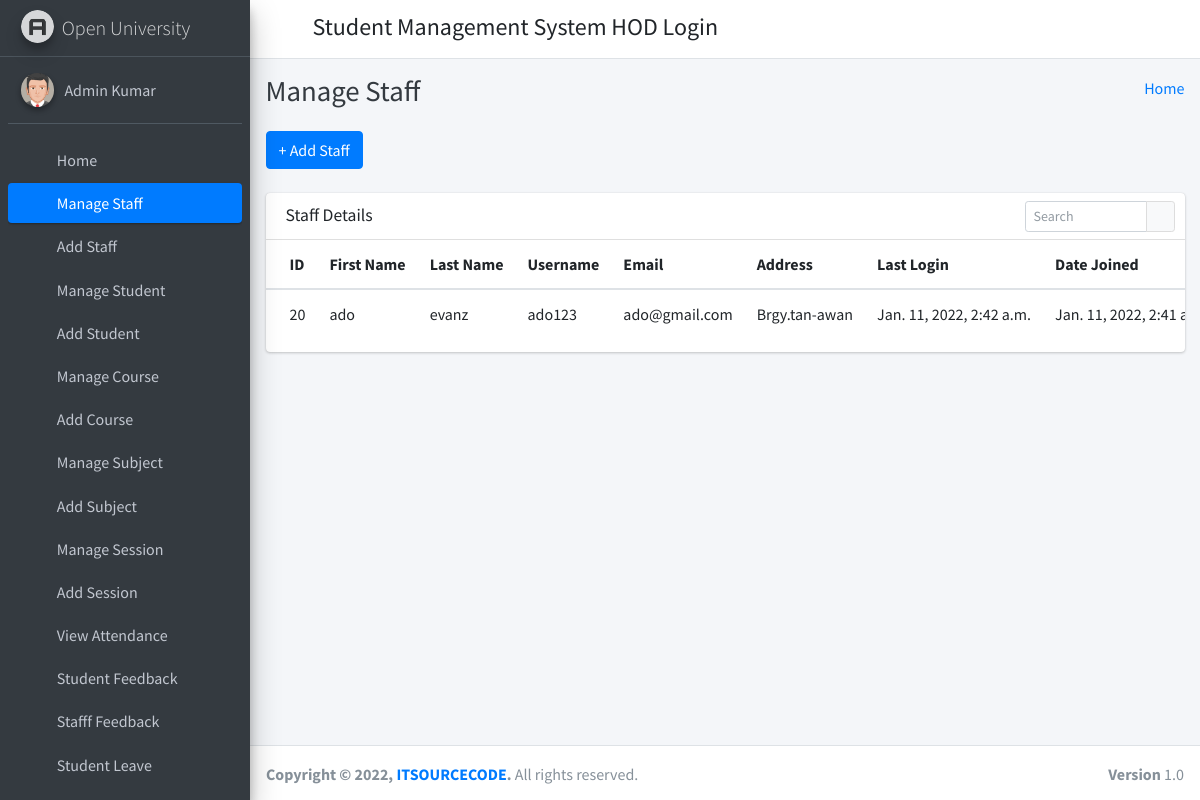
The app's page /manage_staff/ (signed in) with its own data.
### student_management_app/models.py (models this page shows)
class CustomUser(AbstractUser):
    user_type_data = ((1, "HOD"), (2, "Staff"), (3, "Student"))
    user_type = models.CharField(default=1, choices=user_type_data, max_length=10)

class Staffs(models.Model):
    id = models.AutoField(primary_key=True)
    admin = models.OneToOneField(CustomUser, on_delete = models.CASCADE)
    address = models.TextField()
    created_at = models.DateTimeField(auto_now_add=True)
    updated_at = models.DateTimeField(auto_now=True)
    objects = models.Manager()

### student_management_app/HodViews.py (the view)
# urls.py: path('manage_staff/', HodViews.manage_staff, name="manage_staff"),
def manage_staff(request):
    staffs = Staffs.objects.all()
    context = {
        "staffs": staffs
    }
    return render(request, "hod_template/manage_staff_template.html", context)

### student_management_app/LoginCheckMiddleWare.py (called while the page is built, shortened)
    def process_view(self, request, view_func, view_args, view_kwargs):
        modulename = view_func.__module__
        user = request.user
        if user.is_authenticated:
            if user.user_type == "1":
                if modulename == "student_management_app.HodViews":
                    pass
                elif modulename == "student_management_app.views" or modulename == "django.views.static":
                    pass
                else:
                    return redirect("admin_home")
            else:
                return redirect("login")
        else:
            if request.path == reverse("login") or request.path == reverse("doLogin"):
                pass
            else:
                return redirect("login")

### student_management_app/templates/hod_template/manage_staff_template.html (shortened to what this page needs)
{% extends 'hod_template/base_template.html' %}
{% block page_title %}
    Manage Staff
{% endblock page_title %}
{% block main_content %}
{% load static %}
<section class="content">
        <div class="container-fluid">
            <a class="btn btn-primary" href="{% url 'add_staff' %}" role="button">+ Add Staff</a> <br/>&nbsp;
            <div class="row">
                <div class="col-md-12">
                    <div class="card">
                        <div class="card-header">
                            <h3 class="card-title">Staff Details</h3>
                            <div class="card-tools">
                            <div class="input-group input-group-sm" style="width: 150px;">
                                <input type="text" name="table_search" class="form-control float-right" placeholder="Search">
                                <div class="input-group-append">
                                <button type="submit" class="btn btn-default"><i class="fas fa-search"></i></button>
                                </div>
                            </div>
                            </div>
                        </div>
                        <div class="card-body table-responsive p-0">
                            <table class="table table-hover text-nowrap">
                            <thead>
                                <tr>
                                <th>ID</th>
                                <th>First Name</th>
                                <th>Last Name</th>
                                <th>Username</th>
                                <th>Email</th>
                                <th>Address</th>
                                <th>Last Login</th>
                                <th>Date Joined</th>
                                </tr>
                            </thead>
                            <tbody>
                                {% for staff in staffs %}
                                <tr>
                                <td>{{ staff.admin.id }}</td>
                                <td>{{ staff.admin.first_name }}</td>
                                <td>{{ staff.admin.last_name }}</td>
                                <td>{{ staff.admin.username }}</td>
                                <td>{{ staff.admin.email }}</td>
                                <td>{{ staff.address }}</td>
                                <td>{{ staff.admin.last_login }}</td>
                                <td>{{ staff.admin.date_joined }}</td>
                                </tr>
                                {% endfor %}
                            </tbody>
                            </table>
                        </div>
                        </div>
                </div>
            </div>
        </div>
      </section>
  {% endblock main_content %}

### student_management_app/templates/hod_template/sidebar_template.html (shortened to what this page needs)
{% load static %}
<aside class="main-sidebar sidebar-dark-primary elevation-4">
      <a href="{% url 'admin_home' %}" class="brand-link">
        <img src="{% static 'dist/img/AdminLTELogo.png' %}" alt="AdminLTE Logo" class="brand-image img-circle elevation-3"
            style="opacity: .8">
        <span class="brand-text font-weight-light">Open University</span>
      </a>
      <div class="sidebar">
        <div class="user-panel mt-3 pb-3 mb-3 d-flex">
          <div class="image">
            <img src="{% static 'dist/img/user2-160x160.jpg' %}" class="img-circle elevation-2" alt="User Image">
          </div>
          <div class="info">
            <a href="{% url 'admin_profile' %}" class="d-block">{{ user.first_name }} {{ user.last_name }}</a>
          </div>
        </div>
        <nav class="mt-2">
          <ul class="nav nav-pills nav-sidebar flex-column" data-widget="treeview" role="menu" data-accordion="false">
            <li class="nav-item">
              {% url 'admin_home' as admin_home %}
              <a href="{{ admin_home }}" class="nav-link {% if request.path == admin_home %} active {% endif %}">
                <i class="nav-icon fas fa-tachometer-alt"></i>
                <p>
                  Home
                </p>
              </a>
            </li>
            <li class="nav-item">
              {% url 'manage_staff' as manage_staff %}
              {% url 'edit_staff' staff_id=id as edit_staff %}
              <a href="{{ manage_staff }}" class="nav-link {% if request.path == manage_staff %} active {% endif %} {% if request.path == edit_staff %} active {% endif %}">
                <i class="nav-icon fas fa-chalkboard-teacher"></i>
                <p>
                  Manage Staff
                </p>
              </a>
            </li>
            <li class="nav-item">
              {% url 'add_staff' as add_staff %}
              <a href="{{ add_staff }}" class="nav-link {% if request.path == add_staff %} active {% endif %}">
                <i class="nav-icon fas fa-th"></i>
                <p>
                  Add Staff
                </p>
              </a>
            </li>
            <li class="nav-item">
              {% url 'manage_student' as manage_student %}
              {% url 'edit_student' student_id=id as edit_student %}
              <a href="{{ manage_student }}" class="nav-link {% if request.path == manage_student %} active {% endif %} {% if request.path == edit_student %} active {% endif %}">
                <i class="nav-icon fas fa-user-graduate"></i>
                <p>
                  Manage Student
                </p>
              </a>
            </li>
            <li class="nav-item">
              {% url 'add_student' as add_student %}
              <a href="{{ add_student }}" class="nav-link {% if request.path == add_student %} active {% endif %}">
                <i class="nav-icon fas fa-th"></i>
                <p>
                  Add Student
                </p>
              </a>
            </li>
            <li class="nav-item">
              {% url 'manage_course' as manage_course %}
              {% url 'edit_course' course_id=id as edit_course %}
              <a href="{{ manage_course }}" class="nav-link {% if request.path == manage_course %} active {% endif %} {% if request.path == edit_course %} active {% endif %}">
                <i class="nav-icon fas fa-chalkboard"></i>
                <p>
                  Manage Course
                </p>
              </a>
            </li>
            <li class="nav-item">
            {% url 'add_course' as add_course %}
              <a href="{{ add_course }}" class="nav-link {% if request.path == add_course %} active {% endif %}">
                <i class="nav-icon fas fa-th"></i>
                <p>
                  Add Course
                </p>
              </a>
            </li>
            <li class="nav-item">
              {% url 'manage_subject' as manage_subject %}
              {% url 'edit_subject' subject_id=id as edit_subject %}
              <a href="{{ manage_subject }}" class="nav-link {% if request.path == manage_subject %} active {% endif %} {% if request.path == edit_subject %} active {% endif %}">
                <i class="nav-icon fas fa-book"></i>
                <p>
                  Manage Subject
                </p>
              </a>
            </li>
            <li class="nav-item">
              {% url 'add_subject' as add_subject %}
              <a href="{{ add_subject }}" class="nav-link {% if request.path == add_subject %} active {% endif %}">
                <i class="nav-icon fas fa-th"></i>
                <p>
                  Add Subject
                </p>
              </a>
            </li>
            <li class="nav-item">
              {% url 'manage_session' as manage_session %}
              {% url 'edit_session' session_id=id as edit_session %}
              <a href="{{ manage_session }}" class="nav-link {% if request.path == manage_session %} active {% endif %} {% if request.path == edit_session %} active {% endif %}">
                <i class="nav-icon fas fa-graduation-cap"></i>
                <p>
                  Manage Session
                </p>
              </a>
            </li>
            <li class="nav-item">
              {% url 'add_session' as add_session %}
              <a href="{{ add_session }}" class="nav-link {% if request.path == add_session %} active {% endif %}">
                <i class="nav-icon fas fa-th"></i>
                <p>
                  Add Session
                </p>
              </a>
            </li>
            <li class="nav-item">
              {% url 'admin_view_attendance' as admin_view_attendance %}
              <a href="{{ admin_view_attendance }}" class="nav-link {% if request.path == admin_view_attendance %} active {% endif %}">
                <i class="nav-icon fas fa-calendar-alt"></i>
                <p>
                  View Attendance
                </p>
              </a>
            </li>
            <li class="nav-item">
              {% url 'student_feedback_message' as student_feedback_message %}
              <a href="{{ student_feedback_message }}" class="nav-link {% if request.path == student_feedback_message %} active {% endif %}">
                <i class="nav-icon fas fa-th"></i>
                <p>
                  Student Feedback
                </p>
              </a>
            </li>
            <li class="nav-item">
              {% url 'staff_feedback_message' as staff_feedback_message %}
              <a href="{{ staff_feedback_message }}" class="nav-link {% if request.path == staff_feedback_message %} active {% endif %}">
                <i class="nav-icon fas fa-th"></i>
                <p>
                  Stafff Feedback
                </p>
              </a>
            </li>
            <li class="nav-item">
              {% url 'student_leave_view' as student_leave_view %}
              <a href="{{ student_leave_view }}" class="nav-link {% if request.path == student_leave_view %} active {% endif %}">
                <i class="nav-icon fas fa-th"></i>
                <p>
                  Student Leave
                </p>
              </a>
            </li>
            <li class="nav-item">
              {% url 'staff_leave_view' as staff_leave_view %}
              <a href="{{ staff_leave_view }}" class="nav-link {% if request.path == staff_leave_view %} active {% endif %}">
                <p>
                </p>
              </a>
            </li>
          </ul>
        </nav>
      </div>
    </aside>

### records on screen
CustomUser: first_name "Admin", last_name "Kumar"
Staffs: admin.id "20", admin.first_name "ado", admin.last_name "evanz", admin.username "ado123", admin.email "ado@gmail.com", address "Brgy.tan-awan", admin.last_login "Jan. 11, 2022, 2:42 a.m.", admin.date_joined "Jan. 11, 2022, 2:41…"
